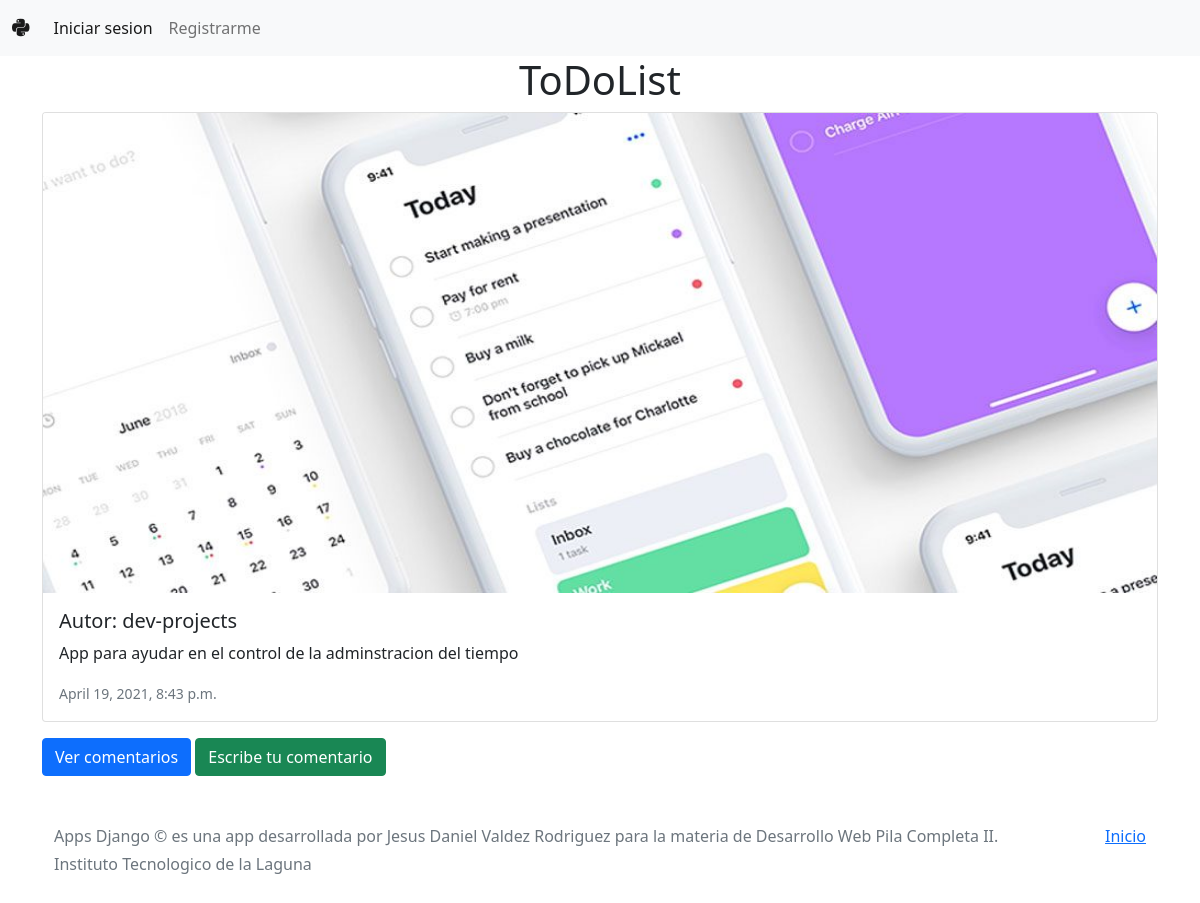
The app's page /detalleapp/1 with its own data.
### users/models.py (models this page shows)
class App(models.Model):
  authorApp = models.ForeignKey(Developer, on_delete=models.CASCADE)
  title = models.CharField(default="", max_length=255)
  description = models.TextField(default="Sin descripcion")
  imageApp = models.ImageField(default="", null=True, blank=True, upload_to='static/img/bd/app')
  date = models.DateTimeField(auto_now_add=True)

class Developer(models.Model):
  id_developer = models.ForeignKey(get_user_model(),on_delete=models.CASCADE)
  name = models.CharField(max_length=255, default="")
  description = models.TextField(max_length=255)
  date = models.DateTimeField(auto_now_add=True)

### pages/views.py (the view)
# urls.py: path('detalleapp/<int:id>',views.detalleapp,name='detalleapp'),
def detalleapp(request, id):
    obj = App.objects.get(id=id)
    json = {
        "pk": obj.pk,
        "authorApp" : obj.authorApp,
        "title" : obj.title,
        "description" : obj.description,
        "imageApp" : obj.imageApp,
        "date": obj.date
    }
    return render(request,'detalleapp.html',context=json)

### templates/detalleapp.html
{% extends './components/navbar.html' %} {% block title %}Editar{% endblock %} {% load static %}{% block content %}
<h1 class="text-center">{{title}}</h1>
<div class="card mb-3">
    <img src="{% static imageApp %}" class="card-img-top" alt="..." style="max-height: 30rem;">
    <div class="card-body">
        <h5 class="card-title">Autor: {{authorApp.name}}</h5>
        <p class="card-text">{{description}}</p>
        <p class="card-text"><small class="text-muted">{{date}}</small></p>
    </div>
</div>
{% if user.rol == 'developer' %}
<button class="btn btn-primary"><a href="/comentarios/{{pk}}"
        style="text-decoration-style: none; text-decoration-line: none; color: white;">Ver
        comentarios
    </a></button> {% if user == authorApp.id_developer %}
<button class="btn btn-warning"><a style="text-decoration-style: none; text-decoration-line: none; color: white;"
        href=" /editapp/{{pk}} ">Editar</a></button>
<button class="btn btn-danger"><a href="/deleteapp/{{pk}}"
        style="text-decoration-line: none; text-decoration-style: none; color: white;">Eliminar</a></button> {% endif %} {% else %}
<button class="btn btn-primary"><a href="/comentarios/{{pk}}"
        style="text-decoration-style: none; text-decoration-line: none; color: white;">Ver
        comentarios</a></button>
<button class="btn btn-success"><a href="/createcomentario/{{pk}}"
        style="text-decoration-line: none; text-decoration-style: none; color: white;">Escribe tu
        comentario</a></button> {% endif %} {% include './components/footer.html' %} {% endblock content %}

### records on screen
App: title "ToDoList", imageApp (picture), description "App para ayudar en el control de la adminstracion del tiempo", date "April 19, 2021, 8:43 p.m."
Developer: name "dev-projects"
